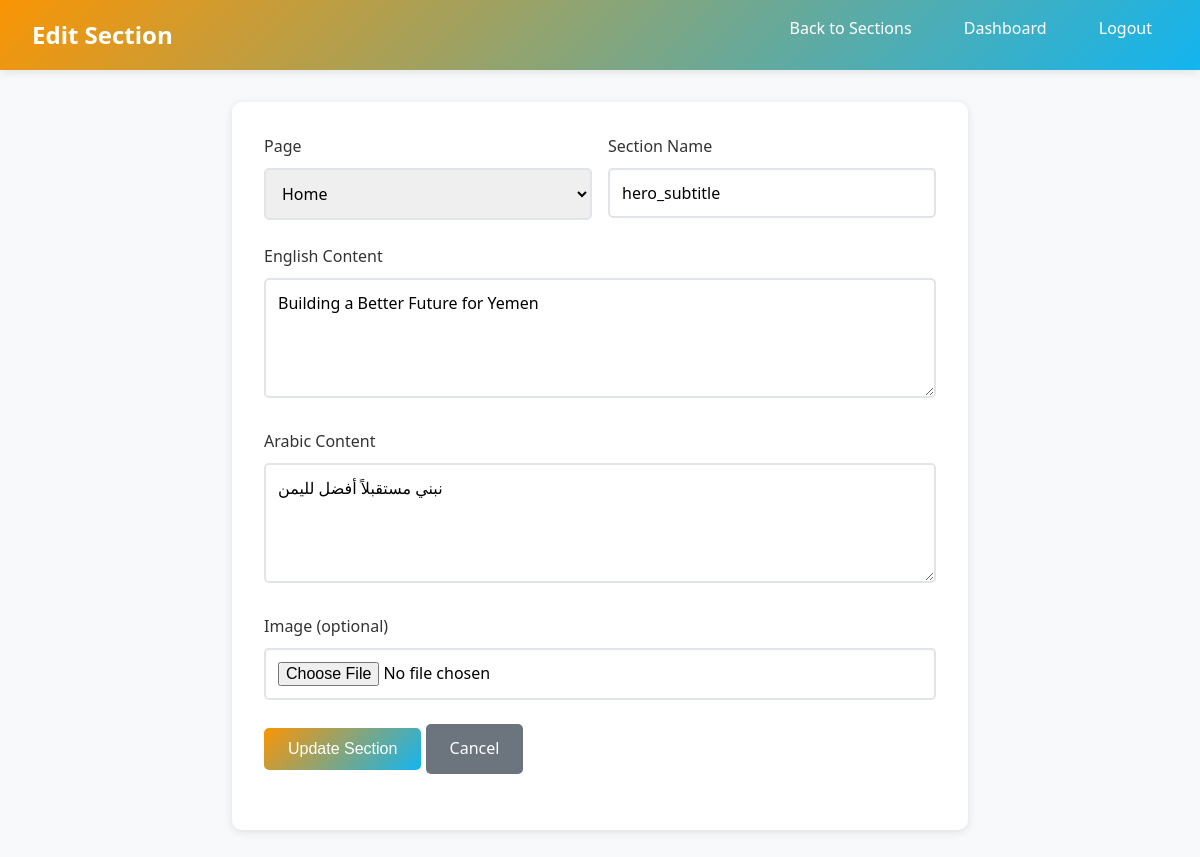
/admin/edit_section.php?id=2 (signed in), run on the app's committed database.
### tables this page shows
CREATE TABLE `sections` (
  `id` int(11) NOT NULL AUTO_INCREMENT,
  `page` varchar(50) NOT NULL,
  `section_name` varchar(50) NOT NULL,
  `content_en` text,
  `content_ar` text,
  `image` varchar(255) DEFAULT NULL,
  `created_at` timestamp DEFAULT CURRENT_TIMESTAMP,
  `updated_at` timestamp DEFAULT CURRENT_TIMESTAMP ON UPDATE CURRENT_TIMESTAMP,
  PRIMARY KEY (`id`),
  UNIQUE KEY `page_section` (`page`, `section_name`)
);

### includes/db.php (called while the page is built, shortened)
<?php
function executeQuery($pdo, $sql, $params = []) {
    try {
        $stmt = $pdo->prepare($sql);
        $stmt->execute($params);
        return $stmt;
    } catch (PDOException $e) {
        error_log("Database query error: " . $e->getMessage());
        return false;
    }
}
function getSingleRecord($pdo, $sql, $params = []) {
    $stmt = executeQuery($pdo, $sql, $params);
    return $stmt ? $stmt->fetch() : false;
}
?>

### admin/edit_section.php (the view, shortened to what this page needs)
<?php
require_once '../includes/db.php';
$id = $_GET['id'] ?? null;
$page = $_GET['page'] ?? '';
$section = null;
if ($id) {
    $section = getSingleRecord($pdo, "SELECT * FROM sections WHERE id = ?", [$id]);
}
?>
<!DOCTYPE html>
<html lang="en" dir="ltr">
<head>
</head>
<body>
    <header class="admin-header clearfix">
        <h1><?php echo $id ? 'Edit' : 'Add'; ?> Section</h1>
        <nav class="admin-nav">
            <a href="sections.php">Back to Sections</a>
            <a href="index.php">Dashboard</a>
            <a href="logout.php">Logout</a>
        </nav>
    </header>
    <div class="container">
        <div class="form-container">
            <form method="POST" enctype="multipart/form-data">
                <div class="form-row">
                    <div class="form-group">
                        <label for="page">Page</label>
                        <select id="page" name="page" required>
                            <option value="home" <?php echo ($section && $section['page'] === 'home') || $page === 'home' ? 'selected' : ''; ?>>Home</option>
                        </select>
                    </div>
                    <div class="form-group">
                        <label for="section_name">Section Name</label>
                        <input type="text" id="section_name" name="section_name" required
                               value="<?php echo $section ? htmlspecialchars($section['section_name']) : ''; ?>">
                    </div>
                </div>
                <div class="form-group">
                    <label for="content_en">English Content</label>
                    <textarea id="content_en" name="content_en" required><?php echo $section ? htmlspecialchars($section['content_en']) : ''; ?></textarea>
                </div>
                <div class="form-group">
                    <label for="content_ar">Arabic Content</label>
                    <textarea id="content_ar" name="content_ar" required><?php echo $section ? htmlspecialchars($section['content_ar']) : ''; ?></textarea>
                </div>
                <div class="form-group">
                    <label for="image">Image (optional)</label>
                    <input type="file" id="image" name="image" accept="image/*">
                </div>
                <div class="form-group">
                    <button type="submit" class="btn"><?php echo $id ? 'Update' : 'Create'; ?> Section</button>
                    <a href="sections.php" class="btn btn-secondary">Cancel</a>
                </div>
            </form>
        </div>
    </div>
</body>
</html>

### admin/edit_section.php (style rules this page uses)
* { margin: 0; padding: 0; box-sizing: border-box; }
body { font-family: 'Segoe UI', Tahoma, Geneva, Verdana, sans-serif; background-color: #f8f9fa; line-height: 1.6; }
.admin-header { background: linear-gradient(135deg, #fa9505 0%, #12b5f0 100%); color: white; padding: 1rem 2rem; box-shadow: 0 2px 10px rgba(0,0,0,0.1); }
.admin-header h1 { font-size: 1.5rem; display: inline-block; }
.admin-nav { float: right; }
.admin-nav a { color: white; text-decoration: none; margin-left: 1rem; padding: 0.5rem 1rem; border-radius: 5px; transition: background-color 0.3s; }
.container { max-width: 800px; margin: 2rem auto; padding: 0 2rem; }
.form-container { background: white; padding: 2rem; border-radius: 10px; box-shadow: 0 2px 10px rgba(0,0,0,0.1); }
.form-group { margin-bottom: 1.5rem; }
.form-group label { display: block; margin-bottom: 0.5rem; color: #333; font-weight: 500; }
.form-group input, .form-group select, .form-group textarea { width: 100%; padding: 0.75rem; border: 2px solid #e1e5e9; border-radius: 5px; font-size: 1rem; font-family: inherit; }
.form-group textarea { min-height: 120px; resize: vertical; }
.form-row { display: grid; grid-template-columns: 1fr 1fr; gap: 1rem; }
.btn { padding: 0.75rem 1.5rem; background: linear-gradient(135deg, #fa9505 0%, #12b5f0 100%); color: white; border: none; border-radius: 5px; font-size: 1rem; cursor: pointer; text-decoration: none; display: inline-block; transition: transform 0.2s; }
.btn-secondary { background: #6c757d; }
.clearfix::after { content: ""; display: table; clear: both; }

### data on the page
sections: page "Home", section_name "hero_subtitle", content_en "Building a Better Future for Yemen", content_ar "نبني مستقبلاً أفضل لليمن"
